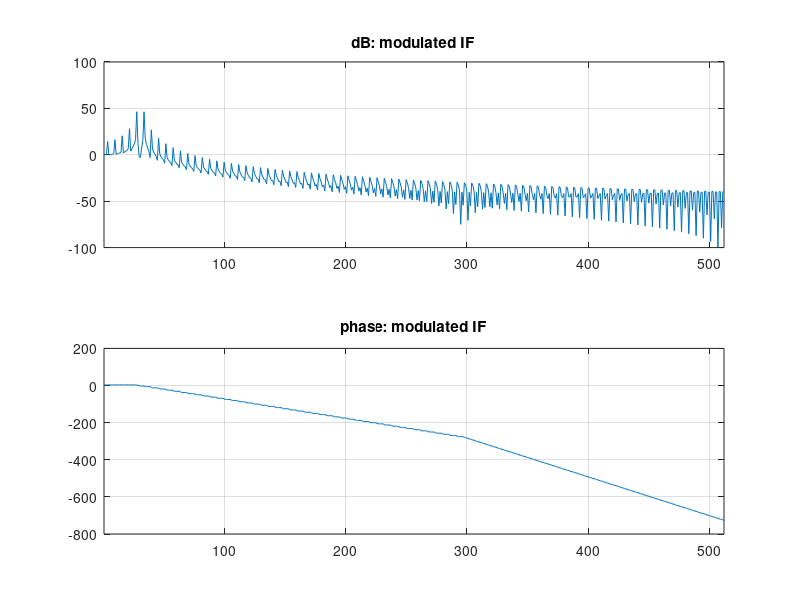
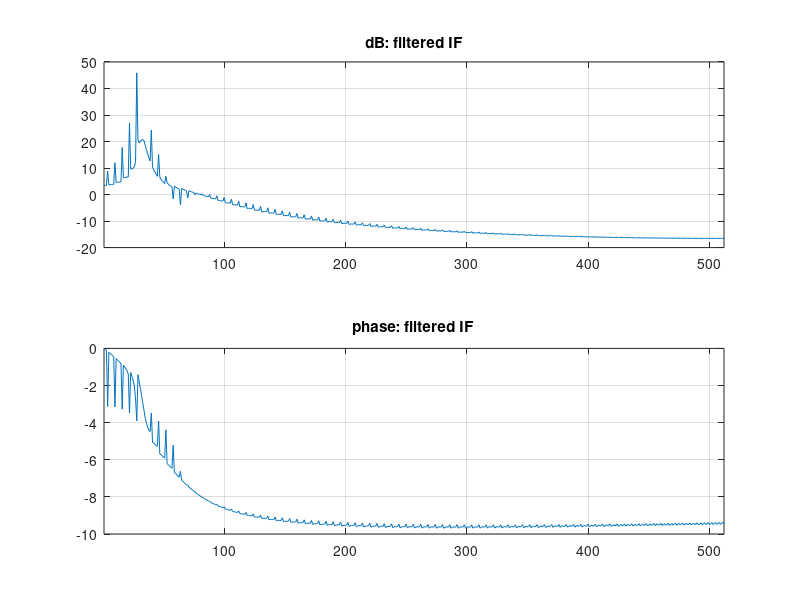
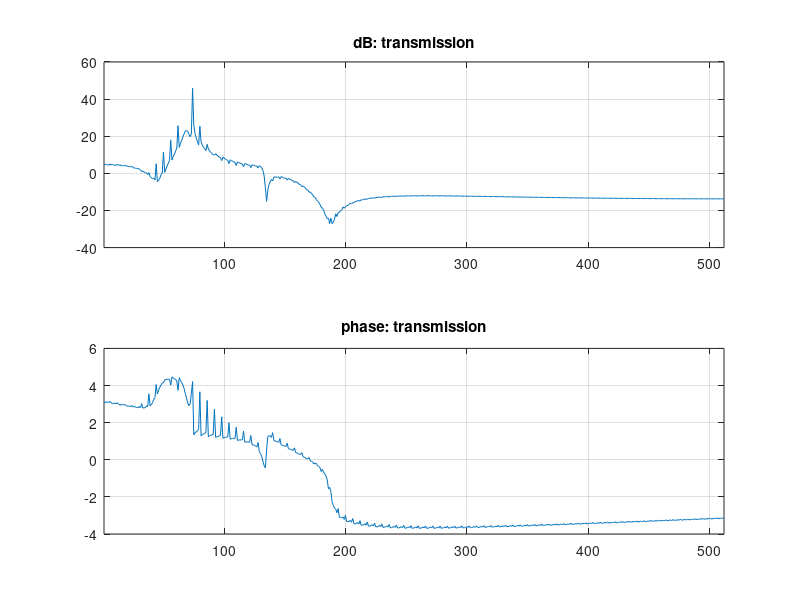

These figures' MATLAB source, in order:
% SSB modulation investigation
% Cat VW, October `23

clc; clear; close all;
pkg load signal;

%% misc. utilities

function plot_fft(s, name)
	S = fft(s);
	half_length = round(length(S)/2);
	S_half = S(1:half_length);

	figure;
	subplot(2, 1, 1);
	plot(20*log10(abs(S_half)));
	grid on;
	title(['dB: ' name]);
	xlim([1 half_length]);

	subplot(2, 1, 2);
	plot(unwrap(angle(S_half)));
	grid on;
	title(['phase: ' name]);
	xlim([1 half_length]);
end

%% parameters
N = 1024;
f_env = 3;
f_env_min = 1; % minimum frequency we care about in the envelope
f_if = 30;
f_rf = 100;
x = linspace(0, 1, N)';

%% dependent parameters
[fn_env, fn_env_min, fn_if, fn_rf] = ...
	num2cell(2/N*[f_env, f_env_min, f_if, f_rf]){:};

%% functions
cos_sin = @(x) [cos(N*pi*x) sin(N*pi*x)];
triangle = @(x) sawtooth(N*pi*x, .5);

%% IF filter
Wp = fn_if - fn_env_min;
Ws = fn_if + fn_env_min;
Rp = 1; % dB ripple
Rs = 3; % dB rejection
[order, Wc_s, Wc_p] = cheb2ord(Wp, Ws, Rp, Rs);
[b, a] = cheby2(order, Rs, Wc_s);

%% the actual transmission
envelope = triangle(fn_env*x);
if_carrier = cos_sin(fn_if*x); % signal & its approx. Hilbert transform
rf_carrier = cos_sin(fn_rf*x); % I & Q; needed for Hilbert SSB

mod_if = envelope.*if_carrier;
filt_if = filter(b, a, mod_if, [], 1);
mod_rf = filt_if.*rf_carrier;

transmission = sum(mod_rf, 2);

%plot_fft(rf_carrier, 'RF carrier');
plot_fft(mod_if(:, 1), 'modulated IF');
plot_fft(filt_if(:, 1), 'filtered IF');
%plot_fft(mod_rf(:, 1), 'modulated RF');
plot_fft(transmission, 'transmission');
